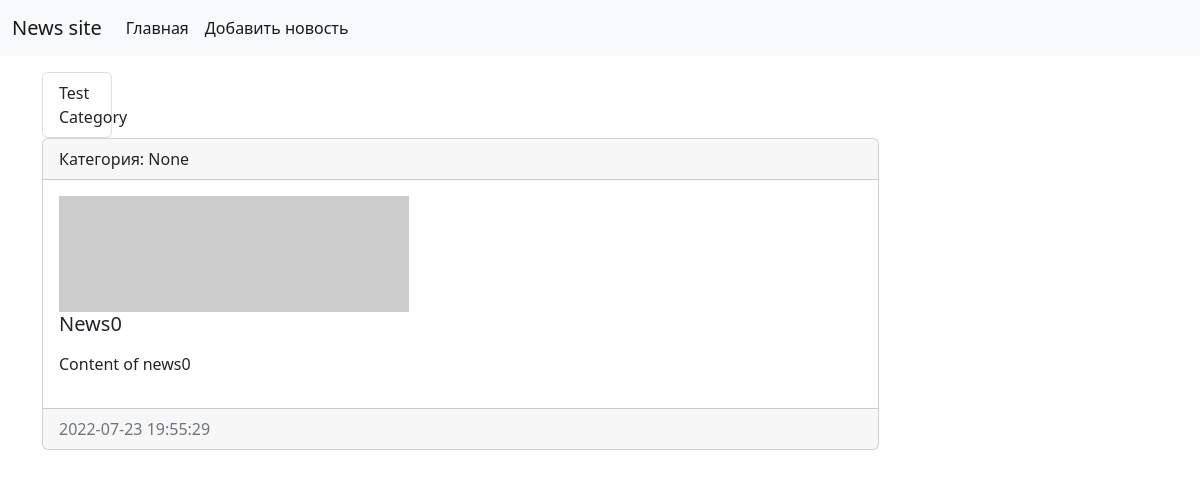
The page /news/1/ on the database as committed earlier.
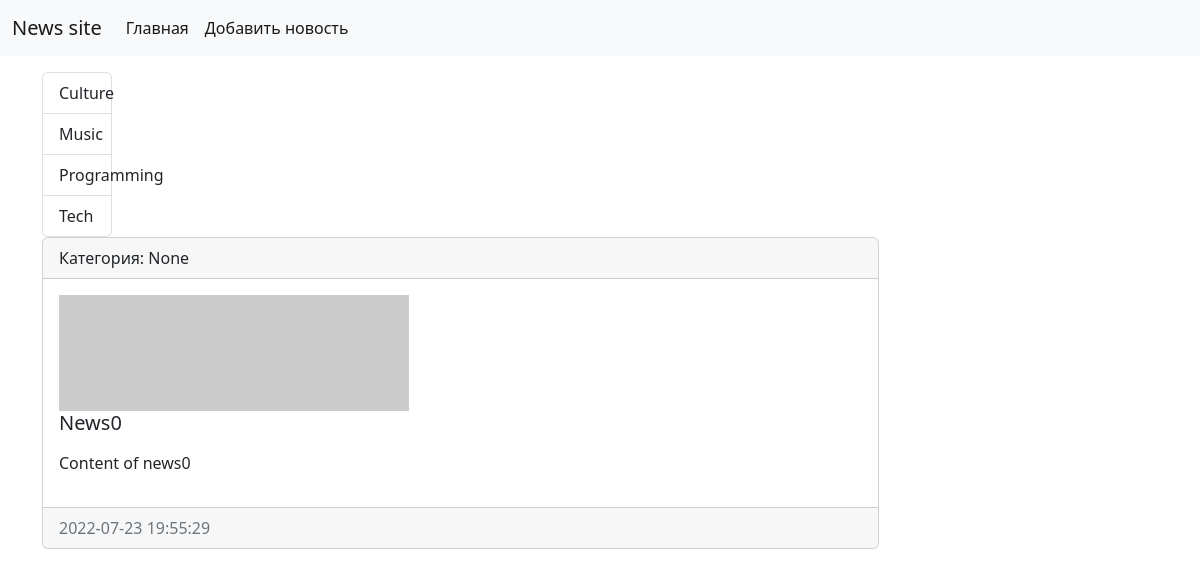
The same page on the database as committed later.
### news/models.py (models this page shows, shortened)
class Category(models.Model):
    title = models.CharField( max_length = 150, verbose_name = 'Category Title', db_index = True )
    class Meta:
        verbose_name = 'Category'
        verbose_name_plural = 'Categories'
        ordering = ['title']

### news/views.py (the view)
# urls.py: path('<int:news_id>/', view_news, name = 'view_news'),
def view_news(request, news_id):
    news = get_object_or_404(News, pk = news_id )
    context = {
        'news': news,
    }
    return render(request, 'news/view_news.html', context = context)

### news/templatetags/news_tags.py (called while the page is built)
@register.simple_tag( name = 'get_list_categories' )
def get_categories():
    return Category.objects.all()

### news/templates/news/view_news.html
{% extends 'base.html' %}
{% block sidebar %}
{% include 'inc/_sidebar.html' %}
{% endblock %}
{% block content %}
<div class="card mb-3">
    <div class="card-header">
        Категория: {{news.category}}
    </div>
    <div class="card-body">
        <div class = "media">
            {% if item.photo %}
            <img src = "{{news.photo.url}}" alt = "", width = "350" class = "mr-3">
            {% else %}
            <img src = "https://picsum.photos/id/1060/350/300/?blur2", width = "350">
            {% endif %}
            <h5 class="card-title">{{news.title}}</h5>
            <p class="card-text">{{news.content | safe | linebreaks }}</p>
        </div>
    </div>
    <div class="card-footer text-muted">
        {{news.created_at|date:'Y-m-d H:i:s'}}
    </div>
</div>
{% endblock %}

### templates/inc/_sidebar.html
{% load news_tags %}
<div class = 'col-md-3'>
    <div class = 'list-group'>
        {% get_list_categories as categories %}
        {% for item in categories %}
            <a href = {% url 'category' item.pk %} class = 'list-group-item list-group-item-action'>{{item.title}}</a>
        {% endfor %}
    </div>
</div>

Rows that differ between the two databases and show on the page:
removed Category: title "Test Category"
added Category: title "Culture"
added Category: title "Music"
added Category: title "Programming"
added Category: title "Tech"
